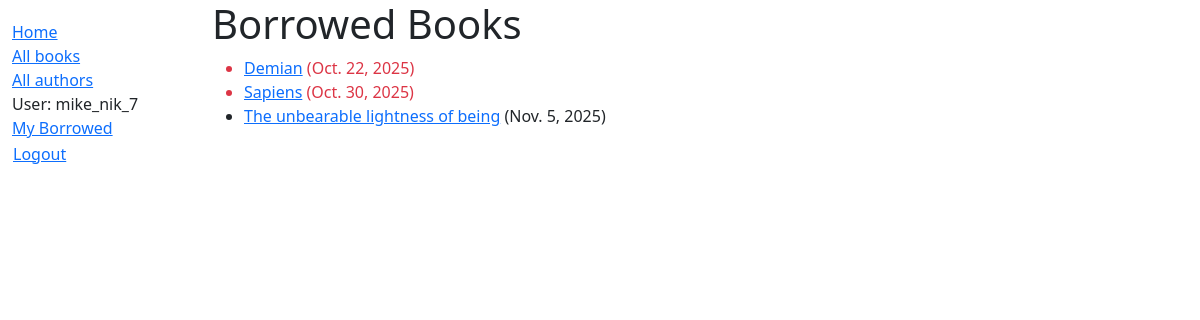
Page /catalog/mybooks/ (signed in) on the earlier database version.
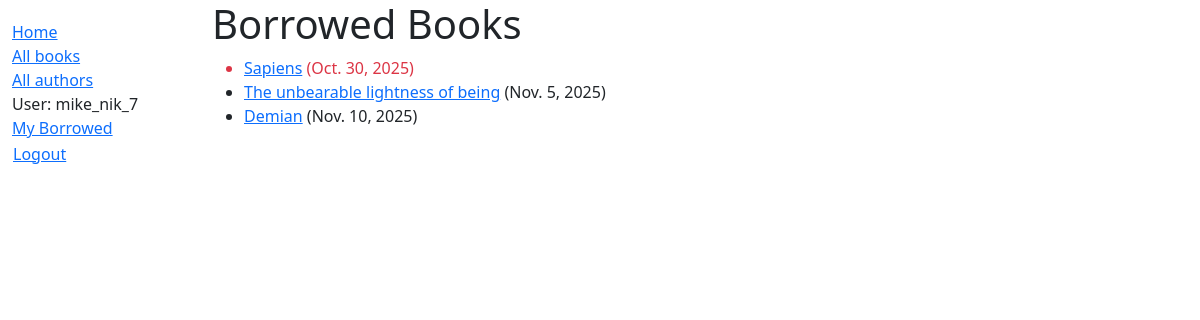
Same page on the later database version.
### catalog/models.py (models this page shows, shortened)
class BookInstance(models.Model):
    id = models.UUIDField(primary_key=True, default=uuid.uuid4)
    book = models.ForeignKey(Book, on_delete=models.RESTRICT, null=True)
    imprint = models.CharField(max_length=200)
    due_back = models.DateField(null=True, blank=True)
    borrower = models.ForeignKey(
        settings.AUTH_USER_MODEL,
        on_delete=models.SET_NULL,
        null=True,
        blank=True
    )
    LOAN_STATUS = (
        ('m', 'Maintenance'),
        ('o', 'On loan'),
        ('a', 'Available'),
        ('r', 'Reserved'),
    )
    status = models.CharField(
        max_length=1,
        choices=LOAN_STATUS,
        blank=True,
        default='m',
    )
    class Meta:
        ordering = ['due_back']
        permissions = (
            ('can_mark_returned', 'Set book as returned'),
        )
    def is_overdue(self):
        return bool(self.due_back and date.today() > self.due_back)

class Book(models.Model):
    title = models.CharField(max_length=200)
    author = models.ForeignKey('Author', on_delete=models.RESTRICT, null=True)
    summary = models.TextField(max_length=1000)
    isbn = models.CharField('ISBN', max_length=13, unique=True)
    genre = models.ManyToManyField(Genre)
    language = models.ForeignKey('Language', on_delete=models.RESTRICT, null=True)
    def display_genre(self):
        return ', '.join(genre.name for genre in self.genre.all()[:3])
    display_genre.short_description = 'Genre'

### catalog/views.py (the view)
# urls.py: path('mybooks/', views.LoanedBooksByUserListView.as_view(), name='my-borrowed'),
class LoanedBooksByUserListView(LoginRequiredMixin, generic.ListView):
    model = BookInstance
    template_name = 'catalog/bookinstance_list_borrowed_user.html'
    paginate_by = 10
    def get_queryset(self):
        return (
            BookInstance.objects
            .filter(borrower=self.request.user)
            .filter(status__exact='o')
            .order_by('due_back')
        )

### catalog/templates/catalog/bookinstance_list_borrowed_user.html
{% extends "base_generic.html" %}
{% block content %}
    <h1>Borrowed Books</h1>
    {% if bookinstance_list %}
        <ul>
            {% for bookinst in bookinstance_list %}
                <li class="{% if bookinst.is_overdue %}text-danger{% endif %}">
                    <a href="{% url 'book-detail' bookinst.book.pk %}">{{bookinst.book.title}}</a> ({{bookinst.due_back}})
                </li>
            {% endfor %}
        </ul>
    {% else %}
    <p>There are no books borrowed</p>
    {% endif %}
{% endblock %}

Differences in the rows shown:
changed BookInstance "Demian": due_back "Oct. 22, 2025" → "Nov. 10, 2025"; moves down the list
